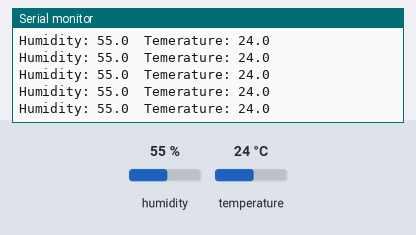
This sketch was run on a simulated Arduino Uno, built with avr-gcc and run on an emulated ATmega328P. On the bench: the last lines printed to the serial monitor. The test bench sets the inputs (shaded band); at power-on: humidity 55 %, temperature 24 °C.

Above: at 2.2 s.
2.3 s: humidity set to 22 %
At 3.2 s:
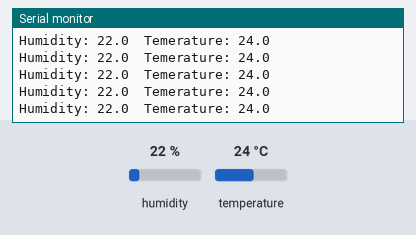
5.3 s: temperature set to 12 °C
At 5.8 s:
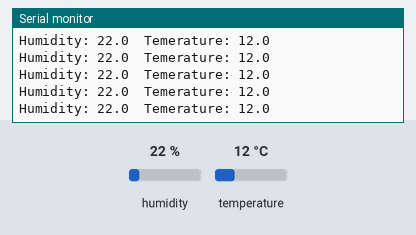
6.8 s: humidity set to 68 %
At 7.8 s:
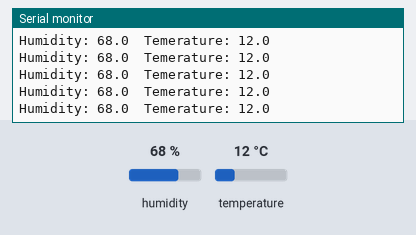
Timing chart, 0 to 9.8 s (numbered marks = the images above; inputs shaded):
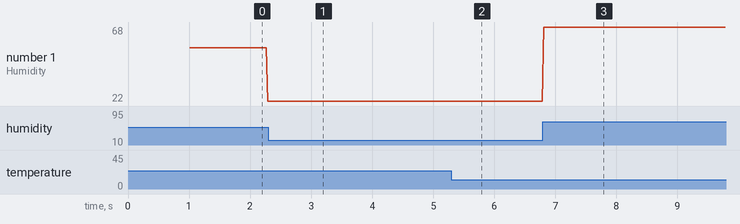

Measured:
- after the input at 2.3 s, the serial monitor: prints a new line at once (image 1)
- after the input at 5.3 s, the serial monitor: prints a new line at once (image 2)
- after the input at 6.8 s, the serial monitor: prints a new line at once (image 3)
- plotted number 1: 22 → 68 after the input at 6.8 s

The sketch:

SENSOR_TEST.ino
```cpp
#include <DHT20.h>

DHT20 dht = DHT20();

void setup(){
  dht.begin(); //default: 21,22
  Serial.begin(115200);
  while (!Serial); //wait for serial connected.
  delay(1000);
}

void loop(){
  if(millis() - dht.lastRead() >= 1000) {
    if(DHT20_OK == dht.read()){
      Serial.print("Humidity: ");
      Serial.print(dht.getHumidity(), 1);
      Serial.print("  Temerature: ");
      Serial.println(dht.getTemperature(), 1);
    }
  }
}
```
